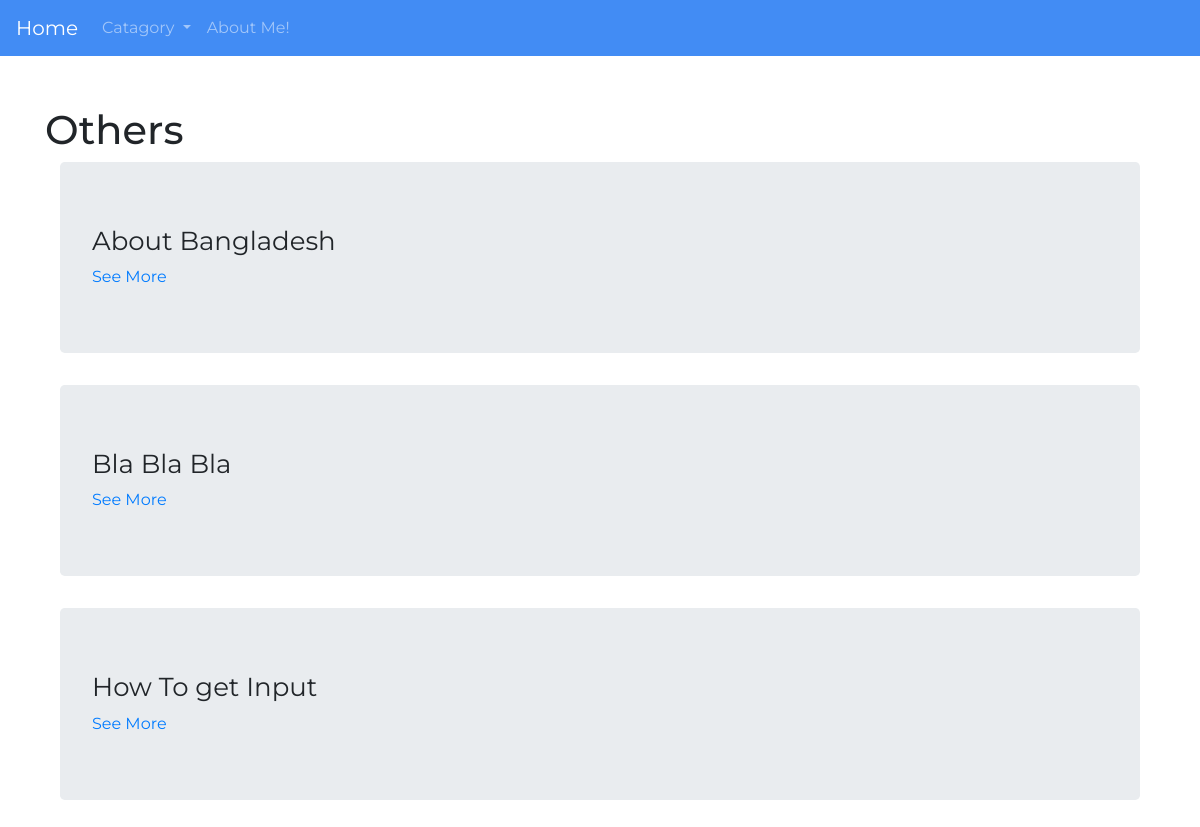
Screenshot of /first_app/catagory/?cat=Others with the database file from the repository.
### first_app/models.py (models this page shows, shortened)
class Catagory(models.Model):
    Name=models.CharField(max_length=40)

class Post(models.Model):
    PostId=models.AutoField(primary_key=True)
    Title=models.CharField(max_length=100)
    Body=models.CharField(max_length=1000000)
    Catagory=models.ForeignKey(Catagory)

### first_app/views.py (the view)
def catagory(request):
    get_catagory=request.GET["cat"]
    new_cat=Catagory.objects.get(Name=get_catagory)
    get_data=Post.objects.all().filter(Catagory=new_cat.id).order_by("-PostId")
    my_list={"catagory":catagory_list,"data":get_data,"current_catagory":get_catagory}
    return render(request,"first_app/catagory.html",my_list)

### templates/first_app/catagory.html (shortened to what this page needs)
<!DOCTYPE html>
{% extends 'first_app/base.html' %}
        {% block body_block %}
            <h1>{{current_catagory}}</h1>
            <div class="container">
            {% if data %}
                {% for Data in data %}
                <div class="jumbotron" style="font-size: 16px" >
                    <h3 class="display-4" style="font-size: 26px"><b>{{Data.Title}}</b></h3>
                    <a href="{% url 'first_app:details'%}?id={{Data.PostId}}">See More</a>
                </div>
                {% endfor %}
            {% else %}
                <p>No POSTS YET</p>
            {% endif %}
            </div>
        {% endblock %}

### rows the page displays
Catagory: Name "Others"
Post: Title "About Bangladesh"
Post: Title "Bla Bla Bla"
Post: Title "How To get Input"
